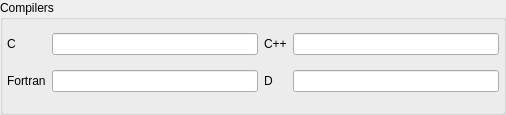
<ui version="4.0" >
 <class>Compilers</class>
 <widget class="QWidget" name="Compilers" >
  <property name="geometry" >
   <rect>
    <x>0</x>
    <y>0</y>
    <width>506</width>
    <height>115</height>
   </rect>
  </property>
  <property name="windowTitle" >
   <string>Form</string>
  </property>
  <layout class="QGridLayout" >
   <property name="leftMargin" >
    <number>0</number>
   </property>
   <property name="topMargin" >
    <number>0</number>
   </property>
   <property name="rightMargin" >
    <number>0</number>
   </property>
   <property name="bottomMargin" >
    <number>0</number>
   </property>
   <item row="0" column="0" >
    <widget class="QGroupBox" name="groupBox_4" >
     <property name="title" >
      <string>Compilers</string>
     </property>
     <layout class="QGridLayout" >
      <property name="leftMargin" >
       <number>4</number>
      </property>
      <property name="topMargin" >
       <number>4</number>
      </property>
      <property name="rightMargin" >
       <number>4</number>
      </property>
      <item row="0" column="0" >
       <widget class="QLabel" name="label_16" >
        <property name="text" >
         <string>C</string>
        </property>
       </widget>
      </item>
      <item row="0" column="1" >
       <widget class="QCMakeFilePathEditor" name="CCompiler" />
      </item>
      <item row="0" column="2" >
       <widget class="QLabel" name="label_17" >
        <property name="text" >
         <string>C++</string>
        </property>
       </widget>
      </item>
      <item row="0" column="3" >
       <widget class="QCMakeFilePathEditor" name="CXXCompiler" />
      </item>
      <item row="1" column="0" >
       <widget class="QLabel" name="label_18" >
        <property name="text" >
         <string>Fortran</string>
        </property>
       </widget>
      </item>
      <item row="1" column="1" >
       <widget class="QCMakeFilePathEditor" name="FortranCompiler" />
      </item>
      <item row="1" column="2" >
       <widget class="QLabel" name="label_19" >
        <property name="text" >
         <string>D</string>
        </property>
       </widget>
      </item>
      <item row="1" column="3">
        <widget class="QCMakeFilePathEditor" name="DCompiler" />
      </item>
     </layout>
    </widget>
   </item>
  </layout>
 </widget>
 <customwidgets>
  <customwidget>
   <class>QCMakeFilePathEditor</class>
   <extends>QLineEdit</extends>
   <header>QCMakeWidgets.h</header>
  </customwidget>
 </customwidgets>
 <resources/>
 <connections/>
</ui>
